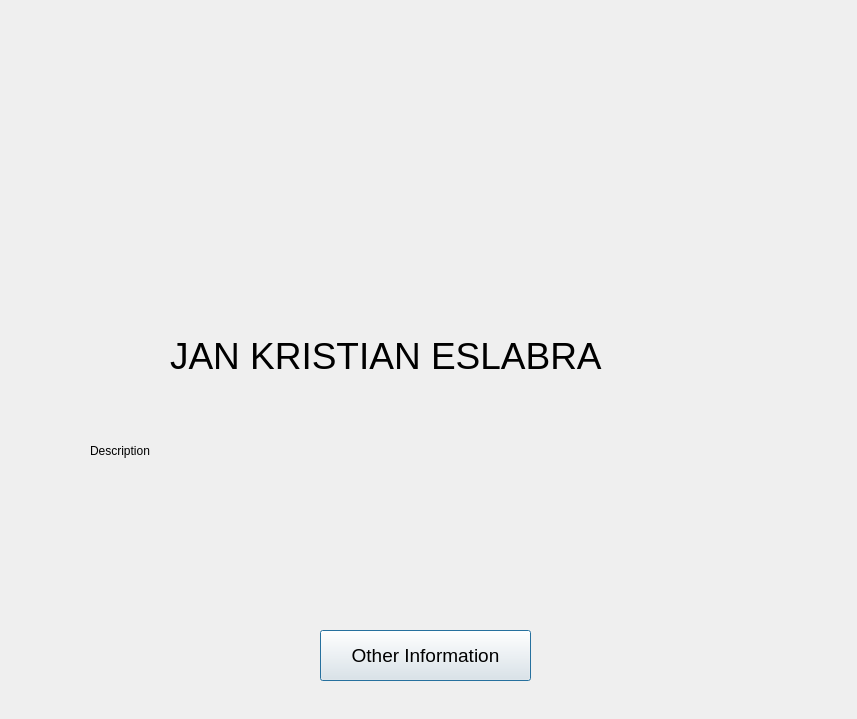
<?xml version="1.0" encoding="UTF-8"?>
<ui version="4.0">
 <class>Eslabra</class>
 <widget class="QDialog" name="Eslabra">
  <property name="geometry">
   <rect>
    <x>0</x>
    <y>0</y>
    <width>857</width>
    <height>719</height>
   </rect>
  </property>
  <property name="windowTitle">
   <string>Dialog</string>
  </property>
  <widget class="QLabel" name="label">
   <property name="geometry">
    <rect>
     <x>170</x>
     <y>330</y>
     <width>551</width>
     <height>51</height>
    </rect>
   </property>
   <property name="font">
    <font>
     <pointsize>28</pointsize>
    </font>
   </property>
   <property name="text">
    <string>JAN KRISTIAN ESLABRA</string>
   </property>
  </widget>
  <widget class="QLabel" name="label_2">
   <property name="geometry">
    <rect>
     <x>90</x>
     <y>400</y>
     <width>701</width>
     <height>101</height>
    </rect>
   </property>
   <property name="text">
    <string>Description</string>
   </property>
  </widget>
  <widget class="QPushButton" name="pushButton">
   <property name="geometry">
    <rect>
     <x>320</x>
     <y>630</y>
     <width>211</width>
     <height>51</height>
    </rect>
   </property>
   <property name="font">
    <font>
     <pointsize>14</pointsize>
    </font>
   </property>
   <property name="text">
    <string>Other Information</string>
   </property>
  </widget>
  <widget class="QLabel" name="label_3">
   <property name="geometry">
    <rect>
     <x>270</x>
     <y>20</y>
     <width>321</width>
     <height>301</height>
    </rect>
   </property>
   <property name="text">
    <string/>
   </property>
   <property name="pixmap">
    <pixmap resource="src.qrc">:/pics/PICTURES FOR GROUPWORK/334248263_874257860327066_6285662305883854258_n (1).jpg</pixmap>
   </property>
   <property name="scaledContents">
    <bool>true</bool>
   </property>
   <property name="wordWrap">
    <bool>false</bool>
   </property>
  </widget>
 </widget>
 <resources>
  <include location="src.qrc"/>
 </resources>
 <connections/>
</ui>
